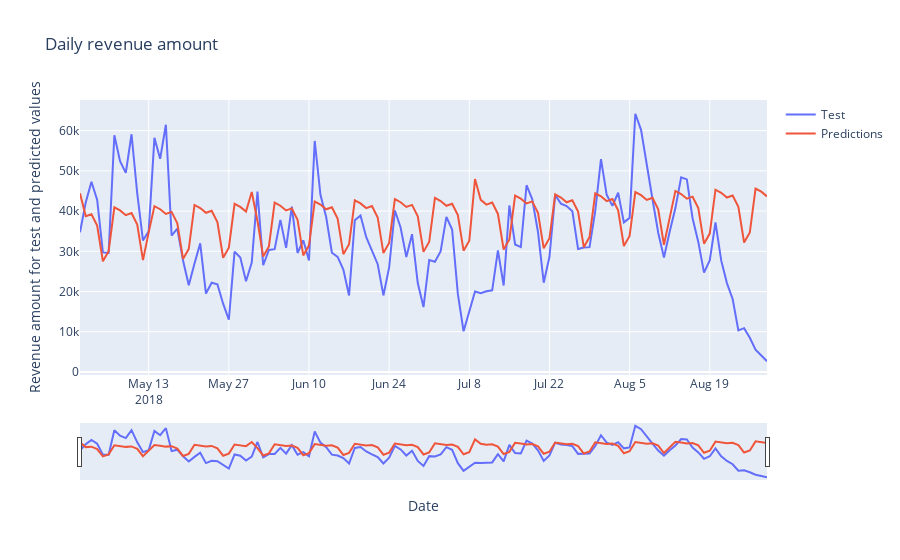

Notebook code cell kept with this figure:
### Code cell
plot_test_predictions(test_dfex['total_amount'], sarimax_predictions)
